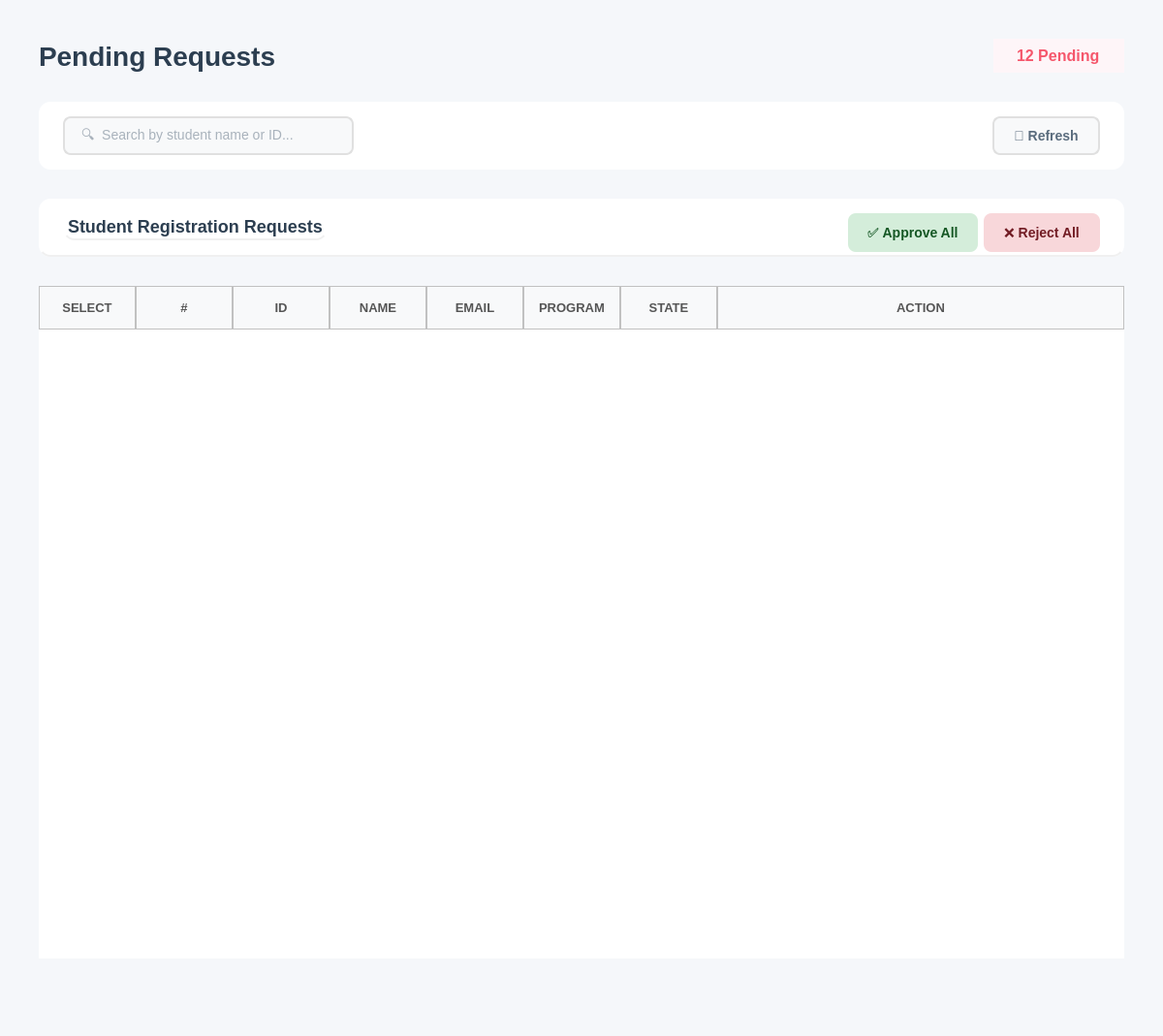
<?xml version="1.0" encoding="UTF-8"?>
<ui version="4.0">
 <class>PendingRequestsWidget</class>
 <widget class="QWidget" name="PendingRequestsWidget">
  <property name="geometry">
   <rect>
    <x>0</x>
    <y>0</y>
    <width>1200</width>
    <height>1069</height>
   </rect>
  </property>
  <property name="windowTitle">
   <string>Pending Requests</string>
  </property>
  <property name="styleSheet">
   <string notr="true">background-color: #f5f7fa;</string>
  </property>
  <layout class="QVBoxLayout" name="mainLayout">
   <property name="spacing">
    <number>30</number>
   </property>
   <property name="leftMargin">
    <number>40</number>
   </property>
   <property name="topMargin">
    <number>40</number>
   </property>
   <property name="rightMargin">
    <number>40</number>
   </property>
   <property name="bottomMargin">
    <number>20</number>
   </property>
   <item>
    <layout class="QHBoxLayout" name="headerLayout">
     <item>
      <widget class="QLabel" name="titleLabel">
       <property name="styleSheet">
        <string notr="true">font-size: 28px; font-weight: bold; color: #2c3e50; background: transparent;</string>
       </property>
       <property name="text">
        <string>Pending Requests</string>
       </property>
      </widget>
     </item>
     <item>
      <spacer name="headerSpacer">
       <property name="orientation">
        <enum>Qt::Orientation::Horizontal</enum>
       </property>
       <property name="sizeHint" stdset="0">
        <size>
         <width>40</width>
         <height>20</height>
        </size>
       </property>
      </spacer>
     </item>
     <item>
      <widget class="QLabel" name="labelPendingCount">
       <property name="styleSheet">
        <string notr="true">font-size: 16px; color: #f5576c; font-weight: bold; background-color: #fef5f8; padding: 8px 20px; border-radius: 20px;</string>
       </property>
       <property name="text">
        <string>12 Pending</string>
       </property>
      </widget>
     </item>
    </layout>
   </item>
   <item>
    <widget class="QFrame" name="filterFrame">
     <property name="minimumSize">
      <size>
       <width>0</width>
       <height>70</height>
      </size>
     </property>
     <property name="maximumSize">
      <size>
       <width>16777215</width>
       <height>70</height>
      </size>
     </property>
     <property name="styleSheet">
      <string notr="true">background-color: white; border-radius: 12px;</string>
     </property>
     <property name="frameShape">
      <enum>QFrame::Shape::StyledPanel</enum>
     </property>
     <layout class="QHBoxLayout" name="filterLayout">
      <property name="leftMargin">
       <number>25</number>
      </property>
      <property name="topMargin">
       <number>15</number>
      </property>
      <property name="rightMargin">
       <number>25</number>
      </property>
      <property name="bottomMargin">
       <number>15</number>
      </property>
      <item>
       <widget class="QLineEdit" name="lineEditSearch">
        <property name="minimumSize">
         <size>
          <width>300</width>
          <height>40</height>
         </size>
        </property>
        <property name="maximumSize">
         <size>
          <width>200</width>
          <height>16777215</height>
         </size>
        </property>
        <property name="styleSheet">
         <string notr="true">QLineEdit {
    padding: 10px 15px;
    border: 2px solid #e0e0e0;
    border-radius: 8px;
    font-size: 14px;
    background-color: #f8f9fa;   /* light neutral background */
    color: #5a6c7d;             /* text color similar to buttons */
}

QLineEdit:focus {
    border-color: #f5576c;       /* accent border on focus */
    background-color: #ffffff;   /* slightly lighter when active */
}

QLineEdit:disabled {
    background-color: #ededed;   /* washed-out grey */
    color: #a1a8b3;             /* faded text */
}
</string>
        </property>
        <property name="placeholderText">
         <string>🔍  Search by student name or ID...</string>
        </property>
       </widget>
      </item>
      <item>
       <spacer name="filterSpacer">
        <property name="orientation">
         <enum>Qt::Orientation::Horizontal</enum>
        </property>
        <property name="sizeHint" stdset="0">
         <size>
          <width>40</width>
          <height>20</height>
         </size>
        </property>
       </spacer>
      </item>
      <item>
       <widget class="QPushButton" name="btnRefresh">
        <property name="minimumSize">
         <size>
          <width>100</width>
          <height>40</height>
         </size>
        </property>
        <property name="cursor">
         <cursorShape>PointingHandCursor</cursorShape>
        </property>
        <property name="styleSheet">
         <string notr="true">QPushButton {
    background-color: #f8f9fa;
    color: #5a6c7d;
    border: 2px solid #e0e0e0;
    border-radius: 8px;
    font-size: 14px;
    font-weight: bold;
    padding: 10px 20px;
}

QPushButton:hover {
    border-color: #f5576c;
    color: #f5576c;
}

QPushButton:pressed {
    background-color: #e0e0e0; /* darker grey for pressed feedback */
    border-color: #f5576c;
    color: #f5576c;
}</string>
        </property>
        <property name="text">
         <string>🔄 Refresh</string>
        </property>
       </widget>
      </item>
     </layout>
    </widget>
   </item>
   <item>
    <widget class="QFrame" name="tableFrame">
     <property name="styleSheet">
      <string notr="true">background-color: white; border-radius: 12px;</string>
     </property>
     <property name="frameShape">
      <enum>QFrame::Shape::StyledPanel</enum>
     </property>
     <layout class="QVBoxLayout" name="tableMainLayout">
      <property name="spacing">
       <number>0</number>
      </property>
      <property name="leftMargin">
       <number>0</number>
      </property>
      <property name="topMargin">
       <number>0</number>
      </property>
      <property name="rightMargin">
       <number>0</number>
      </property>
      <property name="bottomMargin">
       <number>0</number>
      </property>
      <item>
       <widget class="QFrame" name="tableHeader">
        <property name="minimumSize">
         <size>
          <width>0</width>
          <height>60</height>
         </size>
        </property>
        <property name="maximumSize">
         <size>
          <width>16777215</width>
          <height>60</height>
         </size>
        </property>
        <property name="styleSheet">
         <string notr="true">background: transparent; border-bottom: 2px solid #f0f0f0;</string>
        </property>
        <property name="frameShape">
         <enum>QFrame::Shape::StyledPanel</enum>
        </property>
        <layout class="QHBoxLayout" name="tableHeaderLayout">
         <property name="leftMargin">
          <number>25</number>
         </property>
         <property name="topMargin">
          <number>15</number>
         </property>
         <property name="rightMargin">
          <number>25</number>
         </property>
         <property name="bottomMargin">
          <number>15</number>
         </property>
         <item>
          <widget class="QLabel" name="tableTitle">
           <property name="styleSheet">
            <string notr="true">font-size: 18px; font-weight: bold; color: #2c3e50; background: transparent;</string>
           </property>
           <property name="text">
            <string>Student Registration Requests</string>
           </property>
          </widget>
         </item>
         <item>
          <spacer name="tableHeaderSpacer">
           <property name="orientation">
            <enum>Qt::Orientation::Horizontal</enum>
           </property>
           <property name="sizeHint" stdset="0">
            <size>
             <width>40</width>
             <height>20</height>
            </size>
           </property>
          </spacer>
         </item>
         <item>
          <widget class="QPushButton" name="btnApproveAll">
           <property name="enabled">
            <bool>true</bool>
           </property>
           <property name="minimumSize">
            <size>
             <width>120</width>
             <height>40</height>
            </size>
           </property>
           <property name="cursor">
            <cursorShape>PointingHandCursor</cursorShape>
           </property>
           <property name="styleSheet">
            <string notr="true">/* ---- Approve Button ---- */
QPushButton {
    background-color: #d4edda;
    color: #155724;
    border: none;
    border-radius: 8px;
    font-size: 14px;
    font-weight: bold;
    padding: 10px 20px;
}
QPushButton:hover {
    background-color: #28a745;
    color: white;
}
QPushButton:pressed {
    background-color: #1e7e34;  /* slightly darker for pressed feedback */
}
QPushButton:disabled {
    background-color: #c1d9c3; /* more washed-out green */
    color: #7a8b7a;
}</string>
           </property>
           <property name="text">
            <string>✅ Approve All</string>
           </property>
          </widget>
         </item>
         <item>
          <widget class="QPushButton" name="btnRejectAll">
           <property name="enabled">
            <bool>true</bool>
           </property>
           <property name="minimumSize">
            <size>
             <width>120</width>
             <height>40</height>
            </size>
           </property>
           <property name="cursor">
            <cursorShape>PointingHandCursor</cursorShape>
           </property>
           <property name="styleSheet">
            <string notr="true">/* ---- Reject Button ---- */
QPushButton {
    background-color: #f8d7da;
    color: #721c24;
    border: none;
    border-radius: 8px;
    font-size: 14px;
    font-weight: bold;
    padding: 10px 20px;
}
QPushButton:hover {
    background-color: #c82333;
    color: white;
}
QPushButton:pressed {
    background-color: #a71d2a;  /* slightly darker for pressed feedback */
}
QPushButton:disabled {
    background-color: #d7bcbc; /* more washed-out red */
    color: #5e3b3e;
}</string>
           </property>
           <property name="text">
            <string>❌ Reject All</string>
           </property>
          </widget>
         </item>
        </layout>
       </widget>
      </item>
     </layout>
    </widget>
   </item>
   <item>
    <widget class="QTableWidget" name="tableRequests">
     <property name="minimumSize">
      <size>
       <width>0</width>
       <height>300</height>
      </size>
     </property>
     <property name="styleSheet">
      <string notr="true">QTableWidget {
    border: none;
    background-color: white;
    gridline-color: #e5e5e5;      /* slightly darker for visibility */
    color: #222222;               /* matches QLineEdit text color */
    font-size: 14px;
}

QTableWidget::item {
    padding: 14px;
    border: none;
    color: #222222;               /* consistent text color */
}

QTableWidget::item:selected {
    background-color: #fcebed;  /* soft pink selection */
    color: #222222;             /* keep text readable */
}

QHeaderView::section {
    background-color: #f8f9fa;
    padding: 12px;
	border: 1px solid #c1c1c1; 
    font-size: 13px;
    color: #555555;               /* similar to readOnly QLineEdit text */
    font-weight: bold;
}
QTableWidget::item:focus {
    outline: none;
    border: none;
}
/* Removes weird selection rectangle */
QTableWidget::item:focus {
    outline: none;
    border: none;
}
QTableWidget::indicator {
    width: 18px;
    height: 18px;
}

QTableWidget::indicator:unchecked {
    border: 1px solid #b8b8b8;      /* soft grey border */
    background-color: #f8f8f8;      /* very light grey */
    border-radius: 3px;             /* slightly rounded */
}

QTableWidget::indicator:checked {
    border: 1px solid #5a5a5a;      /* darker grey when selected */
    background-color: #6c6c6c;      /* washed-out grey instead of harsh green */
    image: url(&quot;&quot;);                 /* remove default checkmark */
    border-radius: 3px;
}

QTableWidget::indicator:checked:hover,
QTableWidget::indicator:unchecked:hover {
    border-color: #3a3a3a;
}

QTableWidget::indicator:checked::after {
    content: &quot;&quot;;
    image: url(&quot;&quot;); /* no default checkmark */
}</string>
     </property>
     <property name="editTriggers">
      <set>QAbstractItemView::EditTrigger::NoEditTriggers</set>
     </property>
     <property name="alternatingRowColors">
      <bool>true</bool>
     </property>
     <property name="selectionMode">
      <enum>QAbstractItemView::SelectionMode::ContiguousSelection</enum>
     </property>
     <property name="cornerButtonEnabled">
      <bool>true</bool>
     </property>
     <attribute name="horizontalHeaderStretchLastSection">
      <bool>true</bool>
     </attribute>
     <attribute name="verticalHeaderVisible">
      <bool>false</bool>
     </attribute>
     <attribute name="verticalHeaderCascadingSectionResizes">
      <bool>true</bool>
     </attribute>
     <column>
      <property name="text">
       <string>SELECT</string>
      </property>
     </column>
     <column>
      <property name="text">
       <string>#</string>
      </property>
     </column>
     <column>
      <property name="text">
       <string>ID</string>
      </property>
     </column>
     <column>
      <property name="text">
       <string>NAME</string>
      </property>
     </column>
     <column>
      <property name="text">
       <string>EMAIL</string>
      </property>
     </column>
     <column>
      <property name="text">
       <string>PROGRAM</string>
      </property>
     </column>
     <column>
      <property name="text">
       <string>STATE</string>
      </property>
     </column>
     <column>
      <property name="text">
       <string>ACTION</string>
      </property>
     </column>
    </widget>
   </item>
   <item>
    <spacer name="verticalSpacer">
     <property name="orientation">
      <enum>Qt::Orientation::Vertical</enum>
     </property>
     <property name="sizeType">
      <enum>QSizePolicy::Policy::Maximum</enum>
     </property>
     <property name="sizeHint" stdset="0">
      <size>
       <width>20</width>
       <height>60</height>
      </size>
     </property>
    </spacer>
   </item>
  </layout>
 </widget>
 <resources/>
 <connections/>
</ui>
